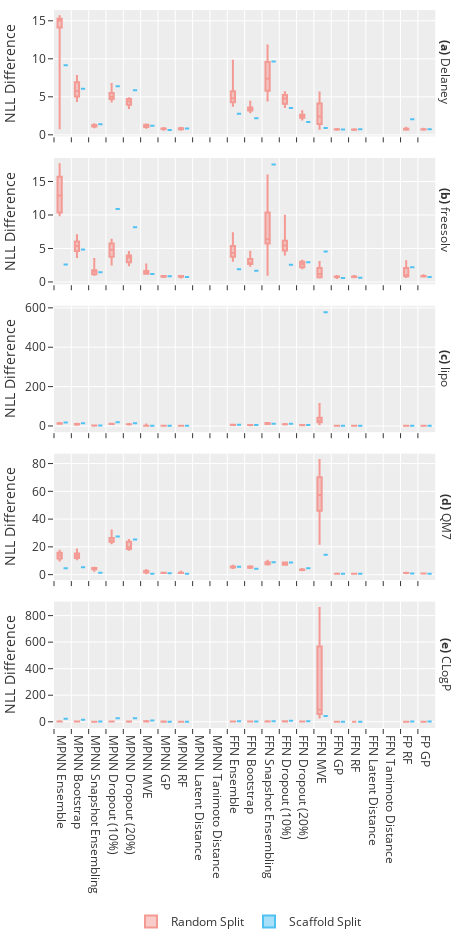

The notebook cell this image was saved under:
### Markdown cell above
## NLL Differences

### Code cell
fig = px.box(precalibrated_evaluations_df,
             x="Estimator",
             y="Average NLL Difference",
             color="Split",
             facet_row="Data Set",
             points=False,
             height=468*2,
             width=234*2,
             color_discrete_sequence=["#f49a94", "#50c2f2"],
            labels={"Average NLL Difference": "NLL Difference"})

fig.update_xaxes(
    ticks="outside",
    tickson="boundaries",
    title=None
)

fig.update_yaxes(matches=None)

fig.update_layout(legend=dict(xanchor='center', x=0.5, y=-0.25, orientation='h', title=None),
                  margin=go.layout.Margin(
                    l=25,
                    r=25,
                    b=0,
                    t=10,
                    pad=0),
                  autosize=False,
                  font=dict(
                      size=12))

fig.for_each_annotation(update_label)

fig.show()

### Figure 1 — Plotly figure (JSON) as saved in the notebook; plotly's stock layout.template omitted (floating-point values rounded to 4 significant figures; data arrays with more than 128 entries replaced by an {"elided": "..."} marker saying what was removed)
{"data": [{"alignmentgroup": "True", "boxpoints": false, "hoverlabel": {"namelength": 0}, "hovertemplate": "Split=Random Split<br>Data Set=Delaney<br>Estimator=%{x}<br>NLL Difference=%{y}", "legendgroup": "Random Split", "marker": {"color": "#f49a94"}, "name": "Random Split", "notched": false, "offsetgroup": "Random Split", "orientation": "v", "showlegend": true, "type": "box", "x": {"elided": "176 str values"}, "x0": " ", "xaxis": "x5", "y": {"elided": "176 float values"}, "y0": " ", "yaxis": "y5"}, {"alignmentgroup": "True", "boxpoints": false, "hoverlabel": {"namelength": 0}, "hovertemplate": "Split=Random Split<br>Data Set=freesolv<br>Estimator=%{x}<br>NLL Difference=%{y}", "legendgroup": "Random Split", "marker": {"color": "#f49a94"}, "name": "Random Split", "notched": false, "offsetgroup": "Random Split", "orientation": "v", "showlegend": false, "type": "box", "x": {"elided": "176 str values"}, "x0": " ", "xaxis": "x4", "y": {"elided": "176 float values"}, "y0": " ", "yaxis": "y4"}, {"alignmentgroup": "True", "boxpoints": false, "hoverlabel": {"namelength": 0}, "hovertemplate": "Split=Random Split<br>Data Set=lipo<br>Estimator=%{x}<br>NLL Difference=%{y}", "legendgroup": "Random Split", "marker": {"color": "#f49a94"}, "name": "Random Split", "notched": false, "offsetgroup": "Random Split", "orientation": "v", "showlegend": false, "type": "box", "x": {"elided": "176 str values"}, "x0": " ", "xaxis": "x3", "y": {"elided": "176 float values"}, "y0": " ", "yaxis": "y3"}, {"alignmentgroup": "True", "boxpoints": false, "hoverlabel": {"namelength": 0}, "hovertemplate": "Split=Random Split<br>Data Set=QM7<br>Estimator=%{x}<br>NLL Difference=%{y}", "legendgroup": "Random Split", "marker": {"color": "#f49a94"}, "name": "Random Split", "notched": false, "offsetgroup": "Random Split", "orientation": "v", "showlegend": false, "type": "box", "x": {"elided": "176 str values"}, "x0": " ", "xaxis": "x2", "y": {"elided": "176 float values"}, "y0": " ", "yaxis": "y2"}, {"alignmentgroup": "True", "boxpoints": false, "hoverlabel": {"namelength": 0}, "hovertemplate": "Split=Random Split<br>Data Set=CLogP<br>Estimator=%{x}<br>NLL Difference=%{y}", "legendgroup": "Random Split", "marker": {"color": "#f49a94"}, "name": "Random Split", "notched": false, "offsetgroup": "Random Split", "orientation": "v", "showlegend": false, "type": "box", "x": {"elided": "176 str values"}, "x0": " ", "xaxis": "x", "y": {"elided": "176 float values"}, "y0": " ", "yaxis": "y"}, {"alignmentgroup": "True", "boxpoints": false, "hoverlabel": {"namelength": 0}, "hovertemplate": "Split=Scaffold Split<br>Data Set=Delaney<br>Estimator=%{x}<br>NLL Difference=%{y}", "legendgroup": "Scaffold Split", "marker": {"color": "#50c2f2"}, "name": "Scaffold Split", "notched": false, "offsetgroup": "Scaffold Split", "orientation": "v", "showlegend": true, "type": "box", "x": ["MPNN Ensemble", "MPNN Bootstrap", "MPNN Snapshot Ensembling", "MPNN Dropout (10%)", "MPNN Dropout (20%)", "MPNN MVE", "MPNN GP", "MPNN RF", "MPNN Latent Distance", "MPNN Tanimoto Distance", "FFN Ensemble", "FFN Bootstrap", "FFN Snapshot Ensembling", "FFN Dropout (10%)", "FFN Dropout (20%)", "FFN MVE", "FFN GP", "FFN RF", "FFN Latent Distance", "FFN Tanimoto Distance", "FP RF", "FP GP"], "x0": " ", "xaxis": "x5", "y": [9.167, 6.075, 1.397, 6.377, 5.873, 1.205, 0.6252, 0.8283, null, null, 2.775, 2.171, 9.643, 3.54, 1.687, 0.8922, 0.6962, 0.7356, null, null, 2.051, 0.7148], "y0": " ", "yaxis": "y5"}, {"alignmentgroup": "True", "boxpoints": false, "hoverlabel": {"namelength": 0}, "hovertemplate": "Split=Scaffold Split<br>Data Set=freesolv<br>Estimator=%{x}<br>NLL Difference=%{y}", "legendgroup": "Scaffold Split", "marker": {"color": "#50c2f2"}, "name": "Scaffold Split", "notched": false, "offsetgroup": "Scaffold Split", "orientation": "v", "showlegend": false, "type": "box", "x": ["MPNN Ensemble", "MPNN Bootstrap", "MPNN Snapshot Ensembling", "MPNN Dropout (10%)", "MPNN Dropout (20%)", "MPNN MVE", "MPNN GP", "MPNN RF", "MPNN Latent Distance", "MPNN Tanimoto Distance", "FFN Ensemble", "FFN Bootstrap", "FFN Snapshot Ensembling", "FFN Dropout (10%)", "FFN Dropout (20%)", "FFN MVE", "FFN GP", "FFN RF", "FFN Latent Distance", "FFN Tanimoto Distance", "FP RF", "FP GP"], "x0": " ", "xaxis": "x4", "y": [2.602, 4.843, 1.435, 10.89, 8.161, 1.204, 0.8348, 0.7419, null, null, 1.915, 1.664, 17.53, 2.589, 2.936, 4.536, 0.601, 0.6282, null, null, 2.193, 0.7565], "y0": " ", "yaxis": "y4"}, {"alignmentgroup": "True", "boxpoints": false, "hoverlabel": {"namelength": 0}, "hovertemplate": "Split=Scaffold Split<br>Data Set=lipo<br>Estimator=%{x}<br>NLL Difference=%{y}", "legendgroup": "Scaffold Split", "marker": {"color": "#50c2f2"}, "name": "Scaffold Split", "notched": false, "offsetgroup": "Scaffold Split", "orientation": "v", "showlegend": false, "type": "box", "x": ["MPNN Ensemble", "MPNN Bootstrap", "MPNN Snapshot Ensembling", "MPNN Dropout (10%)", "MPNN Dropout (20%)", "MPNN MVE", "MPNN GP", "MPNN RF", "MPNN Latent Distance", "MPNN Tanimoto Distance", "FFN Ensemble", "FFN Bootstrap", "FFN Snapshot Ensembling", "FFN Dropout (10%)", "FFN Dropout (20%)", "FFN MVE", "FFN GP", "FFN RF", "FFN Latent Distance", "FFN Tanimoto Distance", "FP RF", "FP GP"], "x0": " ", "xaxis": "x3", "y": [18.03, 13.71, 2.684, 19.1, 14.09, 1.727, 0.7333, 0.7032, null, null, 5.697, 4.899, 11.63, 11.08, 5.498, 578.3, 0.619, 0.5952, null, null, 0.6649, 0.6248], "y0": " ", "yaxis": "y3"}, {"alignmentgroup": "True", "boxpoints": false, "hoverlabel": {"namelength": 0}, "hovertemplate": "Split=Scaffold Split<br>Data Set=QM7<br>Estimator=%{x}<br>NLL Difference=%{y}", "legendgroup": "Scaffold Split", "marker": {"color": "#50c2f2"}, "name": "Scaffold Split", "notched": false, "offsetgroup": "Scaffold Split", "orientation": "v", "showlegend": false, "type": "box", "x": ["MPNN Ensemble", "MPNN Bootstrap", "MPNN Snapshot Ensembling", "MPNN Dropout (10%)", "MPNN Dropout (20%)", "MPNN MVE", "MPNN GP", "MPNN RF", "MPNN Latent Distance", "MPNN Tanimoto Distance", "FFN Ensemble", "FFN Bootstrap", "FFN Snapshot Ensembling", "FFN Dropout (10%)", "FFN Dropout (20%)", "FFN MVE", "FFN GP", "FFN RF", "FFN Latent Distance", "FFN Tanimoto Distance", "FP RF", "FP GP"], "x0": " ", "xaxis": "x2", "y": [4.517, 5.303, 1.338, 27.43, 25.3, 0.6675, 0.943, 0.6349, null, null, 5.677, 4.248, 9.001, 8.685, 4.548, 14.39, 0.6173, 0.6425, null, null, 0.7294, 0.665], "y0": " ", "yaxis": "y2"}, {"alignmentgroup": "True", "boxpoints": false, "hoverlabel": {"namelength": 0}, "hovertemplate": "Split=Scaffold Split<br>Data Set=CLogP<br>Estimator=%{x}<br>NLL Difference=%{y}", "legendgroup": "Scaffold Split", "marker": {"color": "#50c2f2"}, "name": "Scaffold Split", "notched": false, "offsetgroup": "Scaffold Split", "orientation": "v", "showlegend": false, "type": "box", "x": ["MPNN Ensemble", "MPNN Bootstrap", "MPNN Snapshot Ensembling", "MPNN Dropout (10%)", "MPNN Dropout (20%)", "MPNN MVE", "MPNN GP", "MPNN RF", "MPNN Latent Distance", "MPNN Tanimoto Distance", "FFN Ensemble", "FFN Bootstrap", "FFN Snapshot Ensembling", "FFN Dropout (10%)", "FFN Dropout (20%)", "FFN MVE", "FFN GP", "FFN RF", "FFN Latent Distance", "FFN Tanimoto Distance", "FP RF", "FP GP"], "x0": " ", "xaxis": "x", "y": [22.94, 15.41, 2.498, 26.86, 26.54, 8.95, 0.9006, 0.8301, null, null, 3.949, 2.924, 3.024, 8.353, 4.753, 43.03, 0.7624, 0.7677, null, null, 1.614, 1.573], "y0": " ", "yaxis": "y"}], "layout": {"annotations": [{"font": {}, "showarrow": false, "text": "<b>(e)</b> CLogP", "textangle": 90, "x": 0.98, "xanchor": "left", "xref": "paper", "y": 0.088, "yanchor": "middle", "yref": "paper"}, {"font": {}, "showarrow": false, "text": "<b>(d)</b> QM7", "textangle": 90, "x": 0.98, "xanchor": "left", "xref": "paper", "y": 0.294, "yanchor": "middle", "yref": "paper"}, {"font": {}, "showarrow": false, "text": "<b>(c)</b> lipo", "textangle": 90, "x": 0.98, "xanchor": "left", "xref": "paper", "y": 0.5, "yanchor": "middle", "yref": "paper"}, {"font": {}, "showarrow": false, "text": "<b>(b)</b> freesolv", "textangle": 90, "x": 0.98, "xanchor": "left", "xref": "paper", "y": 0.706, "yanchor": "middle", "yref": "paper"}, {"font": {}, "showarrow": false, "text": "<b>(a)</b> Delaney", "textangle": 90, "x": 0.98, "xanchor": "left", "xref": "paper", "y": 0.912, "yanchor": "middle", "yref": "paper"}], "autosize": false, "boxmode": "group", "font": {"size": 12}, "height": 936, "legend": {"orientation": "h", "title": {}, "tracegroupgap": 0, "x": 0.5, "xanchor": "center", "y": -0.25}, "margin": {"b": 0, "l": 25, "pad": 0, "r": 25, "t": 10}, "width": 468, "xaxis": {"anchor": "y", "domain": [0, 0.98], "ticks": "outside", "tickson": "boundaries", "title": {}}, "xaxis2": {"anchor": "y2", "domain": [0, 0.98], "matches": "x", "showticklabels": false, "ticks": "outside", "tickson": "boundaries", "title": {}}, "xaxis3": {"anchor": "y3", "domain": [0, 0.98], "matches": "x", "showticklabels": false, "ticks": "outside", "tickson": "boundaries", "title": {}}, "xaxis4": {"anchor": "y4", "domain": [0, 0.98], "matches": "x", "showticklabels": false, "ticks": "outside", "tickson": "boundaries", "title": {}}, "xaxis5": {"anchor": "y5", "domain": [0, 0.98], "matches": "x", "showticklabels": false, "ticks": "outside", "tickson": "boundaries", "title": {}}, "yaxis": {"anchor": "x", "domain": [0, 0.176], "title": {"text": "NLL Difference"}}, "yaxis2": {"anchor": "x2", "domain": [0.206, 0.382], "title": {"text": "NLL Difference"}}, "yaxis3": {"anchor": "x3", "domain": [0.412, 0.588], "title": {"text": "NLL Difference"}}, "yaxis4": {"anchor": "x4", "domain": [0.618, 0.794], "title": {"text": "NLL Difference"}}, "yaxis5": {"anchor": "x5", "domain": [0.824, 1], "title": {"text": "NLL Difference"}}}}
